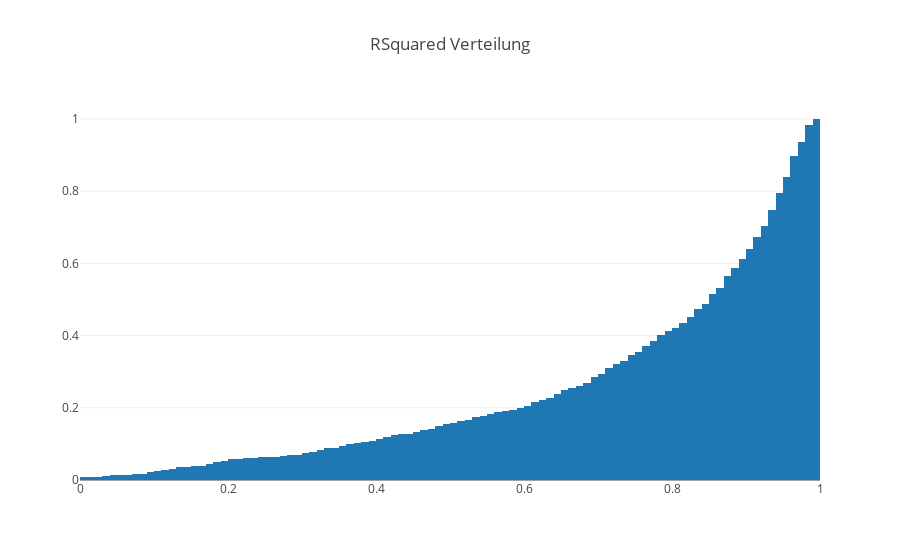

Source (notebook cell):
### Code cell
######Importiere Plotly Tools
from plotly import tools
import plotly.offline as py
py.init_notebook_mode(connected=True)
import plotly.graph_objs as go 

"""
Graphische Darstellung von der Verteilung von Rsquared als Histogramm
"""


df_regression_result = pd.read_csv("regression_results.csv",sep=',') #Regressionsergebnisse wieder reinladen


#Histogrammobjekt erstellen
trace0 = go.Histogram(
    x= df_regression_result['RsquaredTest'],histnorm='probability',
    autobinx=False,
    xbins=dict(
        start=0,
        end=1,
        size=0.01
    ),
    cumulative=dict(enabled=True)
    
           

)

data = [trace0]
layout = go.Layout(
    title='RSquared Verteilung',
    xaxis = dict(range=[0, 1])

)
fig = go.Figure(data=data, layout=layout)
py.iplot(fig, filename='cryto-regression')

### Figure 1 — Plotly figure (JSON) as saved in the notebook; plotly's stock layout.template omitted (floating-point values rounded to 4 significant figures; data arrays with more than 128 entries replaced by an {"elided": "..."} marker saying what was removed)
{"data": [{"autobinx": false, "cumulative": {"enabled": true}, "histnorm": "probability", "type": "histogram", "x": {"elided": "1300 float values"}, "xbins": {"end": 1, "size": 0.01, "start": 0}}], "layout": {"title": "RSquared Verteilung", "xaxis": {"range": [0, 1]}}}
